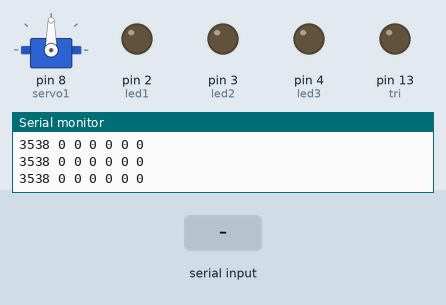
Recording of a sketch running on a simulated Arduino Uno, built with avr-gcc and run on an emulated ATmega328P. Shown: servo, output pins drawn as LEDs (lit = HIGH), the last lines printed to the serial monitor. The inputs (shaded band) are chosen by the test bench.

Above: at 1.2 s.
1.3 s: byte 57 (57) received over Serial
At 2.77 s:
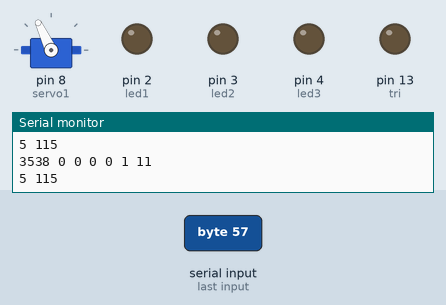
4.3 s: "1" received over Serial
At 7.0 s:
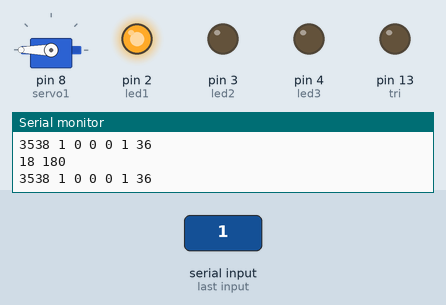
7.3 s: "2" received over Serial
At 7.7 s:
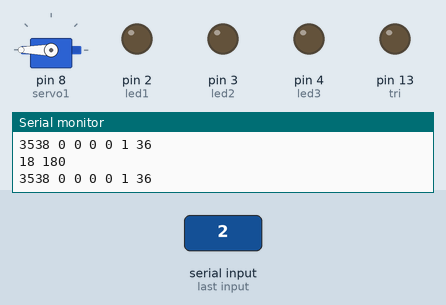
8.8 s: "3" received over Serial
At 9.3 s:
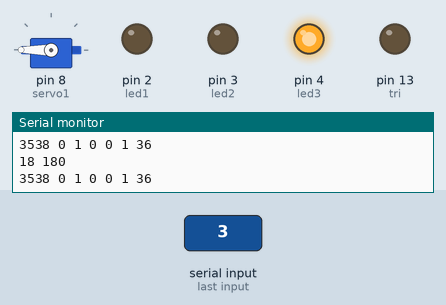
10.3 s: "5" received over Serial
At 11.0 s:
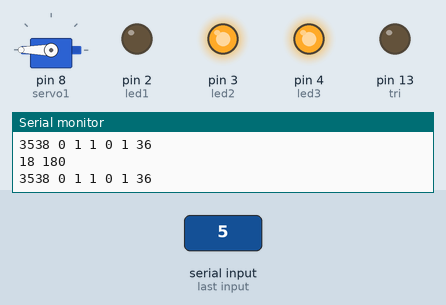
11.8 s: "4" received over Serial
At 12.6 s:
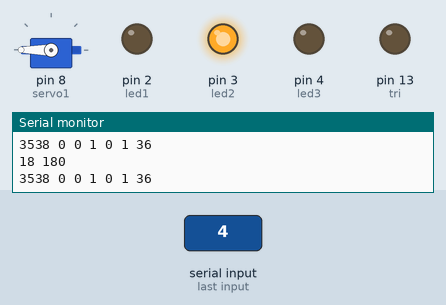
Timing chart, 0 to 14.3 s (numbered marks = the images above; inputs shaded):
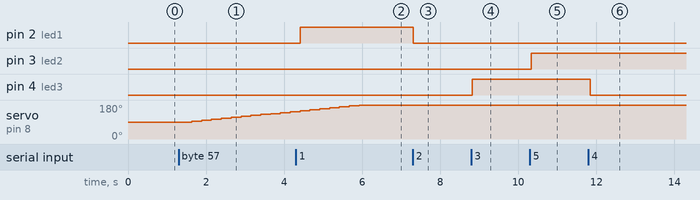

Measured:
- after the input at 1.3 s, servo on pin 8 (servo1): moves from 90° to 145° over 2.5 s, starting after 0.34 s
- after the input at 4.3 s, pin 2 (led1): LOW → HIGH after 0.11 s
- after the input at 7.3 s, pin 2 (led1): HIGH → LOW at once
- after the input at 8.8 s, pin 4 (led3): LOW → HIGH at once
- after the input at 10.3 s, pin 3 (led2): LOW → HIGH at once
- after the input at 11.8 s, pin 4 (led3): HIGH → LOW after 0.05 s

The sketch:

FinalProject.ino
```cpp
/*This project is made by
 * Muhammad Iqbal Lukman
 * Samuel ANthony
 * Tedy Kurnia Ramdani
 * Aldo Wijaya
 * Lia Kurniasari
 *
 * This project is about making a Home Automation.
 * by only inputing value to the terminal, automatically
 * a command will be executed by the device.
 *
 * features:
 * Garage open
 * Light Control
 * Security detection with alarm
 */
#include<Servo.h> //insert Servo library to manipulate servo.

const int led1 = 2; //initialize led 1 in pin 2
const int led2 = 3; //initialize led 2 in pin 3
const int led3 = 4; //initialize led 3 in pin 4
const int tri = 13, ech = 12; //initizalize ultrasonic sensor trigger in pin 13 and echo in pin 12
const int buzz = 9; //initialize buzzer in pin 9
Servo servo1; //initizalize servo1 as Object Servo to manipulate
              //servo

int security, garage, living, bed, back;
/*security store int value indicate that 0 is off and 1 is on
 *garage store int value indicate that 0 is off and 1 is on
 *livinge store int value indicate that 0 is off and 1 is on
 *bed store int value indicate that 0 is off and 1 is on
 *back store int value indicate that 0 is off and 1 is on
 */
int angle = 0, sound = 0;
/*angle is a variable to determine the angle use in servo
 *sound is a variable to determine what note sound output by buzzer
 */

//features
void lampLiving(int);
void lampBed(int);
void lampBack(int);
void securityCheck(int);
void openGarage(int);

void setup() {
  // put your setup code here, to run once:
  pinMode(led1, OUTPUT); //Make pin in 2, 3, and 4 as OUTPUT
  pinMode(led2, OUTPUT); //for LED
  pinMode(led3, OUTPUT);

  pinMode(tri, OUTPUT); //pin 13 as output to make rigger and
  pinMode(ech, INPUT); //pin 12 as input to count distance

  pinMode(buzz, OUTPUT); //pin 9 as output to make sound in buzzer


  servo1.attach(8); //initialize servo in pin 7

  Serial.begin(9600);

  servo1.write(90);

  security = 0;
  garage = 0;
  living = 0;
  bed = 0;
  back = 0;
}

void loop() {
  // put your main code here, to run repeatedly:
  int state; //store serial input value

  //check the input from terminal
  //and process it if the input is more than 0
  if(Serial.available()>0){
    state = Serial.read();
    switch(state){
      case 49: //1
        living = 1;
        break;
      case 50: //2
        living = 0;
        break;
      case 51: //3
        bed = 1;
        break;
      case 52: //4
        bed = 0;
        break;
      case 53: //5
        back = 1;
        break;
      case 54: //6
        back = 0;
        break;
      case 55: //7
        security = 1;
        break;
      case 56: //8
        security = 0;
        break;
      case 57: //9
        garage = 1;
        break;
      case 48: //0
        garage = 0;
        break;
    }
  }

 lampLiving(living);
 lampBed(bed);
 lampBack(back);
 securityCheck(security);

 if(garage==1){
   int angelinsert = angle/2;
   openGarage(angelinsert);
   if(angle<36) {
    angle++;
   }
 } else {
  int angleinsert = angle/2;
  if(angle>0){
    openGarage(angleinsert);
    angle--;
  } else {
    servo1.write(90);
  }
 }

 Serial.print(state);Serial.print(" ");
 Serial.print(living);Serial.print(" ");
 Serial.print(bed);Serial.print(" ");
 Serial.print(back);Serial.print(" ");
 Serial.print(security);Serial.print(" ");
 Serial.print(garage);Serial.print(" ");
 Serial.println(angle);
 delay(125);
}

//Feature Living Room Lamp
void lampLiving(int l){
  if(l==1){
    digitalWrite(led1, HIGH);
  } else {
    digitalWrite(led1,LOW);
  }
}

//Feature Bed Room Lamp
void lampBed(int l){
  if(l==1){
    digitalWrite(led3, HIGH);
  } else {
    digitalWrite(led3,LOW);
  }
}

//Feature Back Room Light
void lampBack(int l){
  if(l==1){
    digitalWrite(led2, HIGH);
  } else {
    digitalWrite(led2,LOW);
  }
}

//Feature Security Alarm
void securityCheck(int c){
  if(c==1){
    digitalWrite(tri, LOW); //clear trigger
    delayMicroseconds(2);

    // Sets the trigPin on HIGH state for 10 micro seconds
    digitalWrite(tri, HIGH);
    delayMicroseconds(10);
    digitalWrite(tri, LOW);

    // Reads the echoPin, returns the sound wave travel time in microseconds
    long duration = pulseIn(ech, HIGH);
    // Calculating the distance
    int distance= duration*0.034/2;

    //Check Distance
    Serial.print("Distance: ");Serial.print(distance);
    Serial.print(" Sound: ");Serial.println(sound);

    if(distance<15){
      int sn[2]={1136, 1432};
      tone(buzz,sn[sound%2]);
      sound++;
    } else {
      sound = 0;
      noTone(buzz);
    }
  } else {
    sound = 0;
    noTone(buzz);
  }
}

//Feature to open garage
void openGarage(int ang){
  int an[20] = {90, 95, 100, 105, 110, 115, 120, 125, 130, 135, 140, 145, 150, 155, 160, 165, 170, 175, 180};
  servo1.write(an[ang]);
  Serial.print(ang);Serial.print(" ");Serial.println(an[ang]);
}
```
